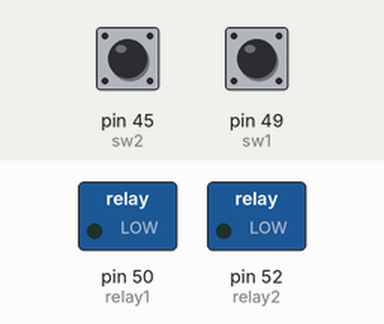
Recording of a sketch running on a simulated Arduino Mega 2560, built with avr-gcc and run on an emulated ATmega2560. Shown: switched loads named in the sketch (green lamp = pin HIGH). The inputs (shaded band) are chosen by the test bench; at power-on: pin 45 (sw2) LOW, pin 49 (sw1) LOW.

Above: at 1.2 s.
1.3 s: pin 45 (sw2) pulled HIGH for 0.15 s
At 1.37 s:
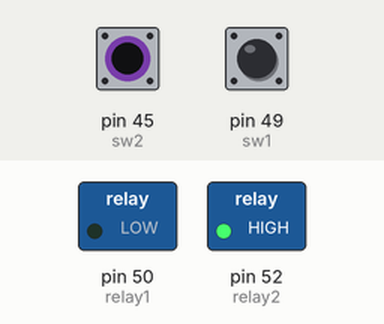
2.9 s: pin 49 (sw1) pulled HIGH for 0.15 s
At 2.97 s:
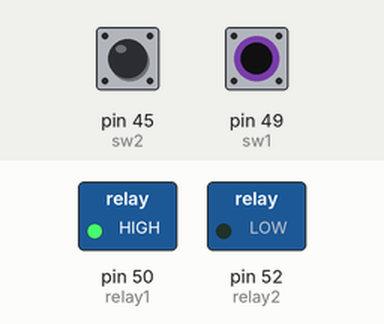
4.5 s: pin 49 (sw1) pulled HIGH for 3.2 s
At 8.9 s:
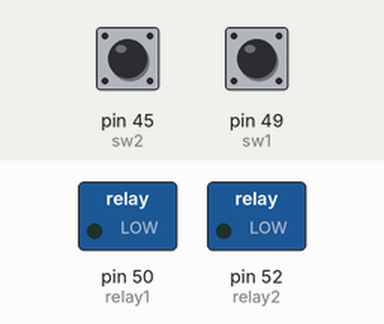
9.2 s: pin 45 (sw2) pulled HIGH for 3.2 s
At 10.2 s:
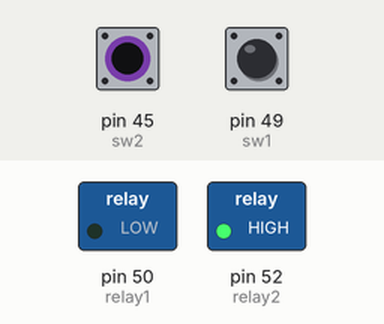
13.9 s: pin 45 (sw2) driven HIGH and pin 49 (sw1) driven HIGH
At 15.0 s:
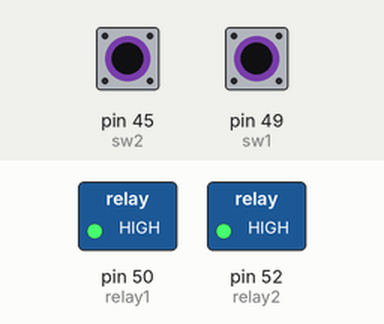
Timing chart, 0 to 16.4 s (numbered marks = the images above; inputs shaded):
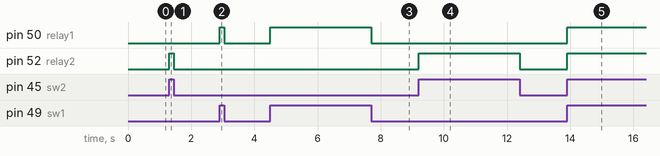

The sketch:

2_led___sw.ino
```cpp
//Ahmed Yasser
int relay1 = 50;
int sw1 = 49;

int relay2 = 52;
int sw2 = 45;

int Y1 ;
int Y2 ;

void setup()
{
  pinMode(relay1, OUTPUT);
  pinMode(sw1, INPUT);

    pinMode(relay2, OUTPUT);
  pinMode(sw2, INPUT);
}
void loop()
{
  Y1 = digitalRead (sw1);
  if (Y1 == HIGH){
    digitalWrite(relay1 , HIGH );
  }

  else  digitalWrite(relay1 , LOW );

  Y2 = digitalRead (sw2);
  if (Y2 == HIGH){
    digitalWrite(relay2 , HIGH );
  }

  else  digitalWrite(relay2 , LOW );


}
```

Measured:
- after the input at 1.3 s, pin 52 (relay2): LOW → HIGH at once, → LOW 0.15 s later
- after the input at 2.9 s, pin 50 (relay1): LOW → HIGH at once, → LOW 0.15 s later
- after the input at 4.5 s, pin 50 (relay1): LOW → HIGH at once, → LOW 3.2 s later
- after the input at 9.2 s, pin 52 (relay2): LOW → HIGH at once, → LOW 3.2 s later
- after the input at 13.9 s, pin 50 (relay1), pin 52 (relay2): LOW → HIGH at once
